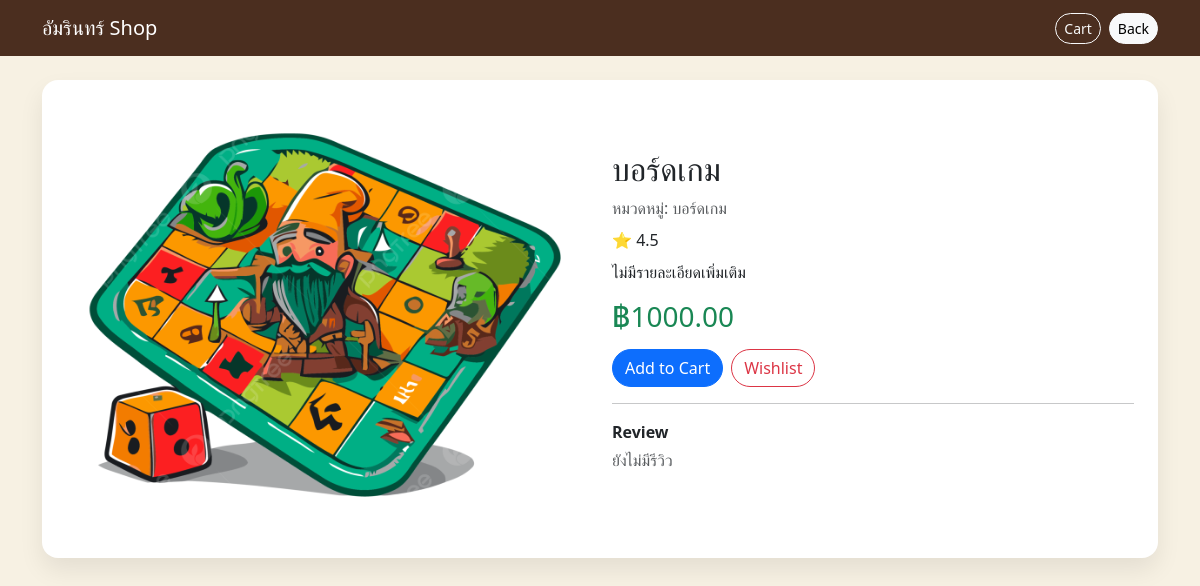
Page /product/1 on the committed database.
### my_shop/app.py (models this page shows)
class Product(db.Model):
    id = db.Column(db.Integer, primary_key=True)
    name = db.Column(db.String(120), nullable=False)
    price = db.Column(db.Float, nullable=False)
    image_url = db.Column(db.String(255), nullable=True)
    description = db.Column(db.Text, nullable=True)
    category = db.Column(db.String(50), nullable=False, default='Electronics')
    rating = db.Column(db.Float, nullable=False, default=4.5)
    review_text = db.Column(db.Text, nullable=True)
    is_new = db.Column(db.Boolean, nullable=False, default=False)
    is_sale = db.Column(db.Boolean, nullable=False, default=False)
    stock = db.Column(db.Integer, nullable=False, default=0)

### my_shop/app.py (the view)
@app.route('/product/<int:product_id>')
def product_detail(product_id):
    product = Product.query.get_or_404(product_id)
    return render_template('product_detail.html', product=product)

### my_shop/app.py (called while the page is built)
@app.context_processor
def inject_user_context():
    return {
        'current_user_name': session.get('user_name'),
        'is_admin': session.get('is_admin', False),
    }

### my_shop/templates/product_detail.html (shortened to what this page needs)
<!doctype html>
<html lang="th">
<head>
  <link href="https://cdn.jsdelivr.net/npm/bootstrap@5.3.3/dist/css/bootstrap.min.css" rel="stylesheet">
</head>
<body>
  <nav class="navbar navbar-expand-lg navbar-dark" style="background:#4b2e1f;">
    <div class="container">
      <a class="navbar-brand" href="{{ url_for('index') }}">อัมรินทร์ Shop</a>
      <div class="ms-auto d-flex gap-2">
        <a class="btn btn-outline-light btn-sm" href="{{ url_for('cart') }}">Cart <span data-cart-badge class="badge text-bg-light d-none">0</span></a>
        <a class="btn btn-light btn-sm" href="{{ url_for('index') }}">Back</a>
      </div>
    </div>
  </nav>
  <main class="container py-4">
    <div class="card detail-card p-3 p-md-4">
      <div class="row g-4 align-items-center">
        <div class="col-md-6">
          <img src="{{ product.image_url }}" alt="{{ product.name }}" class="detail-image">
        </div>
        <div class="col-md-6">
          <h1 class="h2">{{ product.name }}</h1>
          <p class="text-muted mb-2">หมวดหมู่: {{ product.category }}</p>
          <p class="mb-2">⭐ {{ '%.1f'|format(product.rating) }}</p>
          <p>{{ product.description or 'ไม่มีรายละเอียดเพิ่มเติม' }}</p>
          <h3 class="text-success mb-3">฿{{ '%.2f'|format(product.price) }}</h3>
          <div class="d-flex gap-2">
            <button
              id="addBtn"
              class="btn btn-primary"
              data-id="{{ product.id }}"
              data-name="{{ product.name }}"
              data-price="{{ product.price }}"
              data-image="{{ product.image_url }}"
            >Add to Cart</button>
            <button
              id="wishlistBtn"
              class="btn btn-outline-danger"
              data-id="{{ product.id }}"
              data-name="{{ product.name }}"
              data-price="{{ product.price }}"
              data-image="{{ product.image_url }}"
            >Wishlist</button>
          </div>
          <hr>
          <p class="mb-1 fw-semibold">Review</p>
          <p class="text-muted">{{ product.review_text or 'ยังไม่มีรีวิว' }}</p>
        </div>
      </div>
    </div>
  </main>
</body>
</html>

### my_shop/templates/product_detail.html (style rules this page uses)
body { background: #f7f1e3; }
.detail-card { border: 0; border-radius: 16px; box-shadow: 0 12px 24px rgba(0,0,0,.08); }
.detail-image { width: 100%; max-height: 430px; object-fit: cover; border-radius: 16px; }
.btn { border-radius: 999px; }

### rows in the picture
Product: image_url (picture), name "บอร์ดเกม", category "บอร์ดเกม", rating "4.5", description "ไม่มีรายละเอียดเพิ่มเติม", price "1000.00", review_text "ยังไม่มีรีวิว"
